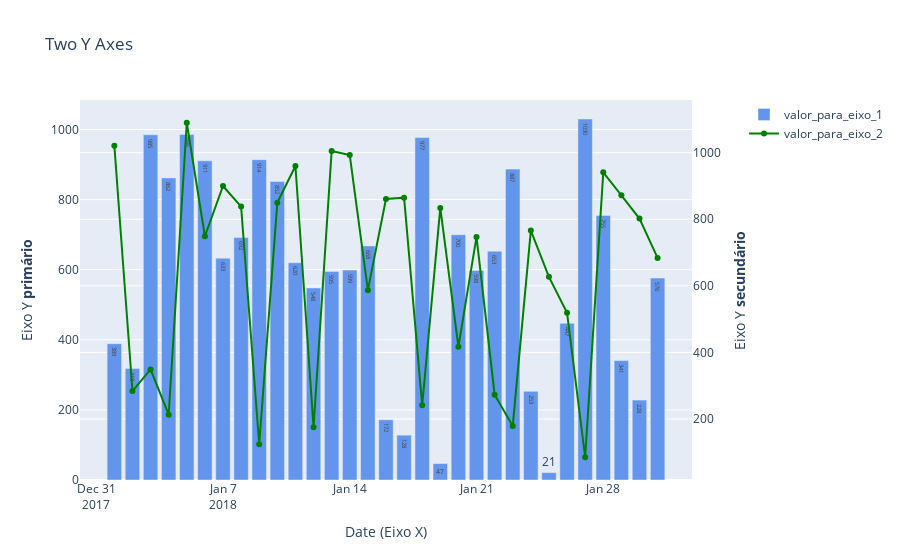

Notebook source saved alongside this figure:
### Code cell
#Filtrando janeiro de 2018 p/ não ficar mto poluído
df_plot = df[(df['Ano'] == 2018) & (df['Mês'] == 1)]


# Cria a figura com eixo secundário
fig = make_subplots(specs=[[{"secondary_y": True}]]) #rows=1, cols=1,


fig.add_trace(
    go.Bar(name='valor_para_eixo_1',
            x= list(df_plot['Date'].sort_values()),
            y= list(df_plot['valor_para_eixo_1']), #chartreuse,cadetblue
            marker_color='CornflowerBlue', #powderblue, steelblue, slateblue, skyblue,royalblue,midnightblue,mediumslateblue
            text=list(df_plot['valor_para_eixo_1']),
            textposition='auto'), 
    row=1, col=1, secondary_y=False
)

fig.add_trace(
    go.Scatter(name='valor_para_eixo_2',
            x= list(df_plot['Date'].sort_values()),
            y= list(df_plot['valor_para_eixo_2']),
            marker_color='green', #mediumvioletred, darkred, indianred, orangered,palevioletred
            mode='lines+markers+text'),
            row=1, col=1, secondary_y=True
)

# Add figure title
fig.update_layout(
    title_text="Two Y Axes"
)

# Título do eixo X
fig.update_xaxes(title_text="Date (Eixo X)")

# Títulos eixos Y's
fig.update_yaxes(title_text="Eixo Y <b>primário</b>", secondary_y=False)
fig.update_yaxes(title_text="Eixo Y <b>secundário</b>", secondary_y=True)

#fig.update_layout(legend=dict(y=1.1, orientation='v'))

fig.update_layout(
    barmode='relative'
)

fig.show()

### Figure 1 — Plotly figure (JSON) as saved in the notebook; plotly's stock layout.template omitted (floating-point values rounded to 4 significant figures)
{"data": [{"marker": {"color": "CornflowerBlue"}, "name": "valor_para_eixo_1", "text": ["389", "318", "985", "862", "986", "911", "633", "692", "914", "852", "620", "548", "595", "599", "668", "172", "128", "977", "47", "700", "598", "653", "887", "253", "21", "447", "1030", "755", "341", "228", "576"], "textposition": "auto", "type": "bar", "x": ["2018-01-01", "2018-01-02", "2018-01-03", "2018-01-04", "2018-01-05", "2018-01-06", "2018-01-07", "2018-01-08", "2018-01-09", "2018-01-10", "2018-01-11", "2018-01-12", "2018-01-13", "2018-01-14", "2018-01-15", "2018-01-16", "2018-01-17", "2018-01-18", "2018-01-19", "2018-01-20", "2018-01-21", "2018-01-22", "2018-01-23", "2018-01-24", "2018-01-25", "2018-01-26", "2018-01-27", "2018-01-28", "2018-01-29", "2018-01-30", "2018-01-31"], "xaxis": "x", "y": [389, 318, 985, 862, 986, 911, 633, 692, 914, 852, 620, 548, 595, 599, 668, 172, 128, 977, 47, 700, 598, 653, 887, 253, 21, 447, 1030, 755, 341, 228, 576], "yaxis": "y"}, {"marker": {"color": "green"}, "mode": "lines+markers+text", "name": "valor_para_eixo_2", "type": "scatter", "x": ["2018-01-01", "2018-01-02", "2018-01-03", "2018-01-04", "2018-01-05", "2018-01-06", "2018-01-07", "2018-01-08", "2018-01-09", "2018-01-10", "2018-01-11", "2018-01-12", "2018-01-13", "2018-01-14", "2018-01-15", "2018-01-16", "2018-01-17", "2018-01-18", "2018-01-19", "2018-01-20", "2018-01-21", "2018-01-22", "2018-01-23", "2018-01-24", "2018-01-25", "2018-01-26", "2018-01-27", "2018-01-28", "2018-01-29", "2018-01-30", "2018-01-31"], "xaxis": "x", "y": [1021, 284, 349, 213, 1090, 749, 900, 838, 124, 850, 960, 175, 1005, 993, 587, 861, 865, 241, 834, 417, 747, 273, 179, 766, 627, 519, 85, 941, 872, 802, 684], "yaxis": "y2"}], "layout": {"barmode": "relative", "title": {"text": "Two Y Axes"}, "xaxis": {"anchor": "y", "domain": [0, 0.94], "title": {"text": "Date (Eixo X)"}}, "yaxis": {"anchor": "x", "domain": [0, 1], "title": {"text": "Eixo Y <b>primário</b>"}}, "yaxis2": {"anchor": "x", "overlaying": "y", "side": "right", "title": {"text": "Eixo Y <b>secundário</b>"}}}}
